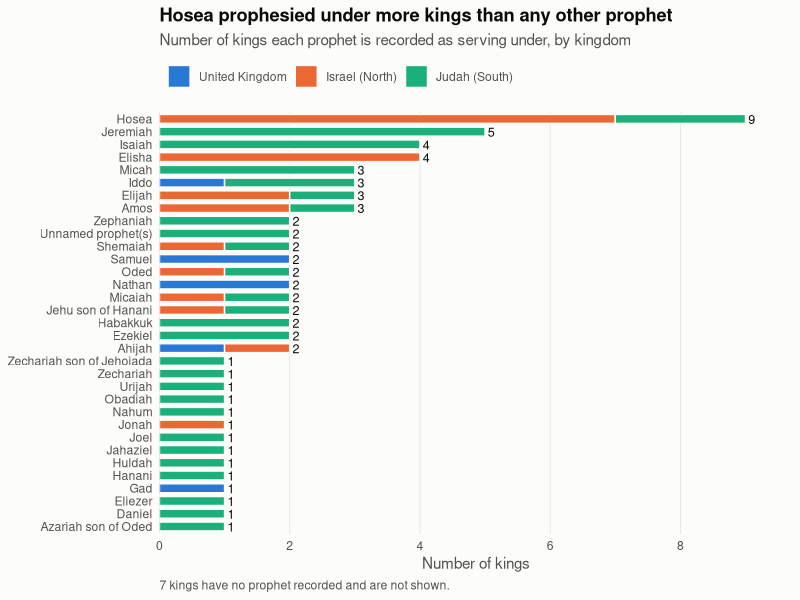
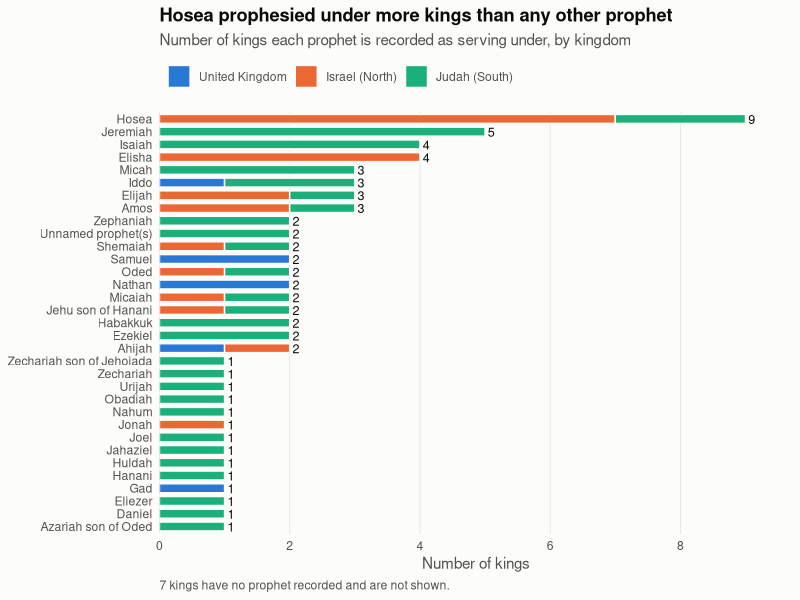

The R source for these figures, in order:
library(tidyverse)

#### loading the data set ##########
Monarchs <- read_csv("IsraelMonarchs_v2.csv")

#### one row per king-prophet pair ##########
kingdom_cols <- c("United Kingdom" = "#2a78d6",
                  "Israel (North)" = "#eb6834",
                  "Judah (South)"  = "#1baf7a")

king_prophets <- Monarchs %>%
  mutate(Kingdom = recode(Kingdom,
                          "United Kingdom of Israel"   = "United Kingdom",
                          "Northern Kingdom of Israel" = "Israel (North)",
                          "Southern Kingdom (Judah)"   = "Judah (South)"),
         Kingdom = factor(Kingdom, levels = names(kingdom_cols))) %>%
  separate_longer_delim(`Prophet(s)`, delim = ", ") %>%
  rename(Prophet = `Prophet(s)`) %>%
  mutate(Prophet = str_trim(Prophet),
         Prophet = recode(Prophet,
                          "Unnamed prophet"  = "Unnamed prophet(s)",
                          "Unnamed prophets" = "Unnamed prophet(s)")) %>%
  filter(Prophet != "None recorded")

#### counting kings per prophet ##########
prophet_counts <- king_prophets %>%
  count(Prophet, Kingdom) %>%
  group_by(Prophet) %>%
  mutate(total = sum(n)) %>%
  ungroup() %>%
  mutate(Prophet = fct_reorder(Prophet, total))

prophet_totals <- prophet_counts %>% distinct(Prophet, total)

no_prophet <- sum(Monarchs$`Prophet(s)` == "None recorded")

#### chart ##########
prophet_chart <- ggplot(prophet_counts, aes(x = n, y = Prophet, fill = Kingdom)) +
  geom_col(width = 0.7, colour = "#fcfcfb", linewidth = 0.5,
           position = position_stack(reverse = TRUE)) +
  geom_text(data = prophet_totals, aes(x = total, y = Prophet, label = total),
            inherit.aes = FALSE, hjust = -0.4, colour = "#0b0b0b", size = 3.2) +
  scale_fill_manual(values = kingdom_cols) +
  scale_x_continuous(breaks = seq(0, 10, 2), expand = expansion(mult = c(0, 0.08))) +
  labs(title = "Hosea prophesied under more kings than any other prophet",
       subtitle = "Number of kings each prophet is recorded as serving under, by kingdom",
       caption = paste(no_prophet, "kings have no prophet recorded and are not shown."),
       x = "Number of kings", y = NULL, fill = NULL) +
  theme_minimal(base_size = 11) +
  theme(plot.background    = element_rect(fill = "#fcfcfb", colour = NA),
        panel.grid.major.y = element_blank(),
        panel.grid.minor   = element_blank(),
        panel.grid.major.x = element_line(colour = "#e6e5e1", linewidth = 0.3),
        plot.title         = element_text(face = "bold", colour = "#0b0b0b"),
        plot.subtitle      = element_text(colour = "#52514e"),
        plot.caption       = element_text(colour = "#52514e", hjust = 0),
        axis.text          = element_text(colour = "#52514e"),
        axis.title.x       = element_text(colour = "#52514e"),
        legend.position    = "top",
        legend.justification = "left",
        legend.text        = element_text(colour = "#52514e"))

prophet_chart

ggsave("Kings_by_prophets.png", prophet_chart, width = 8, height = 9, dpi = 200)
